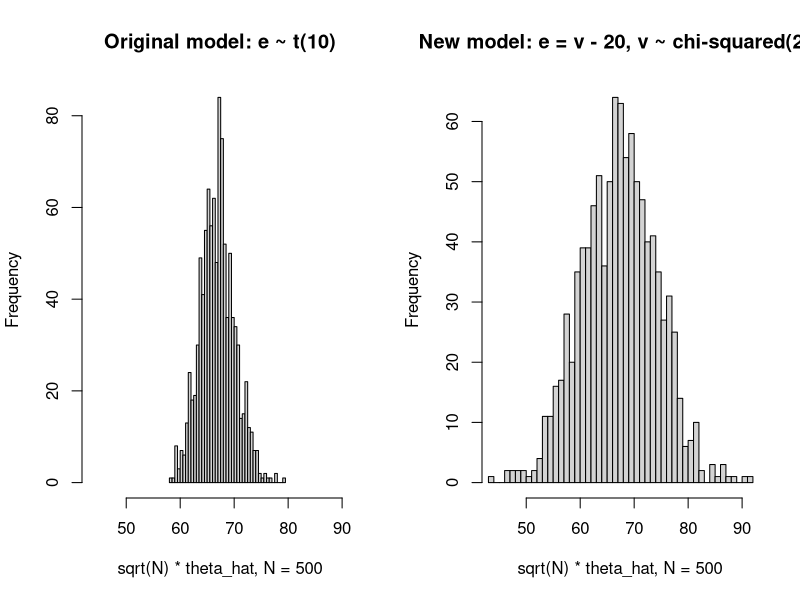

Here is the R script that generated this plot:
set.seed(1)
M <- 1000
z500 <- list()   # sqrt(N) * theta_hat for N = 500, one vector per model
for (err in c("t10", "chisq20")) {
  for (N in c(20, 100, 500)) {
    theta_hat <- numeric(M)
    for (m in 1:M) {
      x <- rnorm(N, mean = 1, sd = 2)
      e <- if (err == "t10") rt(N, df = 10) else rchisq(N, df = 20) - 20
      y <- 1 + x + 0.2 * x^2 + e
      theta_hat[m] <- mean(y)
    }
    cat(sprintf("%-7s N = %3d  Var(theta_hat) = %.5f  Var(sqrt(N) theta_hat) = %.3f\n",
                err, N, var(theta_hat), N * var(theta_hat)))
    if (N == 500) z500[[err]] <- sqrt(N) * theta_hat
  }
}
print(rbind(mean = sapply(z500, mean), sd = sapply(z500, sd)))

png("fig_q2_hist.png", width = 1800, height = 800, res = 200)
par(mfrow = c(1, 2))
xlim <- range(unlist(z500))
xlab <- "sqrt(N) * theta_hat, N = 500"
hist(z500$t10, breaks = 40, xlim = xlim, xlab = xlab,
     main = "Original model: e ~ t(10)")
hist(z500$chisq20, breaks = 40, xlim = xlim, xlab = xlab,
     main = "New model: e = v - 20, v ~ chi-squared(20)")
dev.off()
